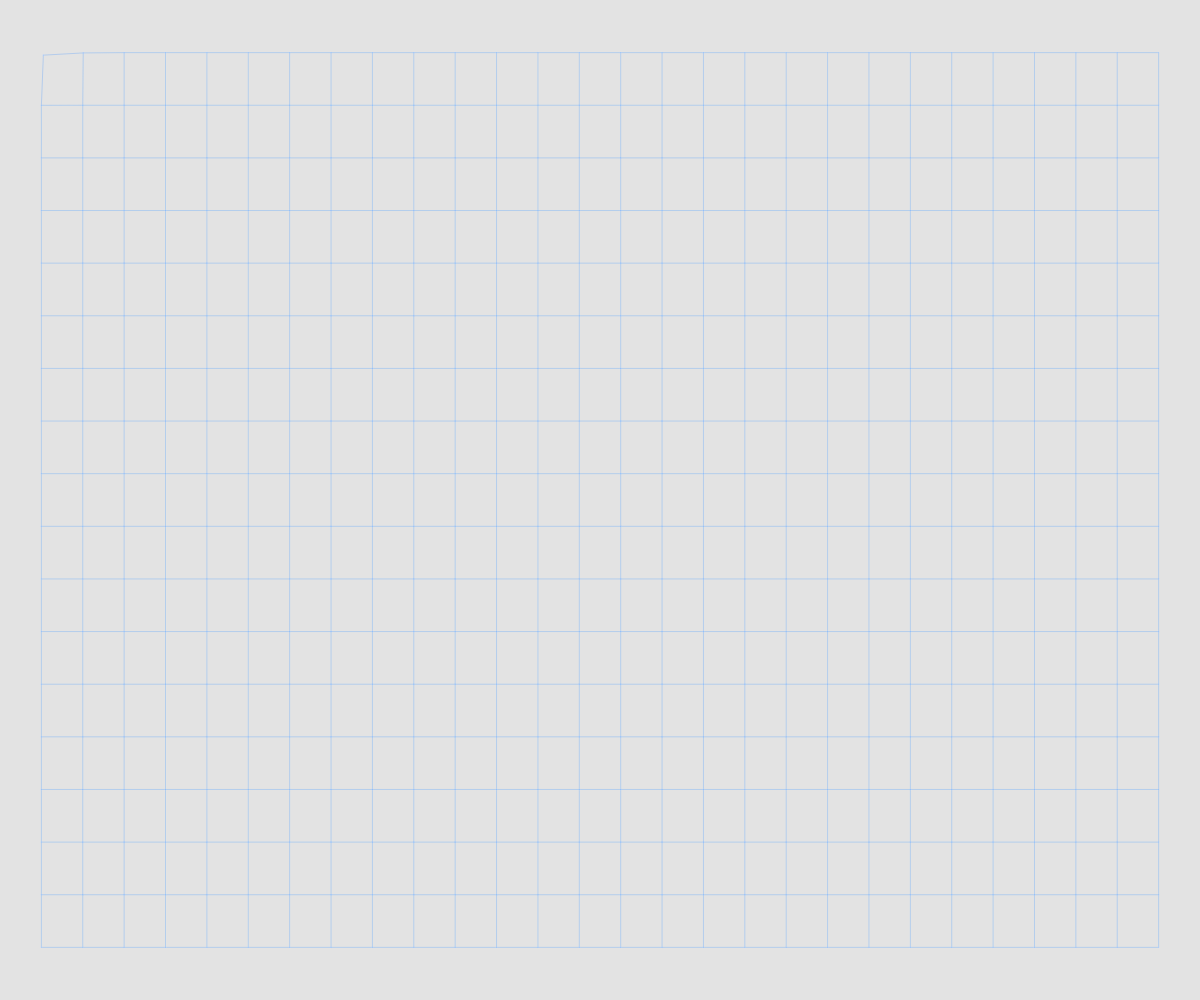
Frame 1 (no input)
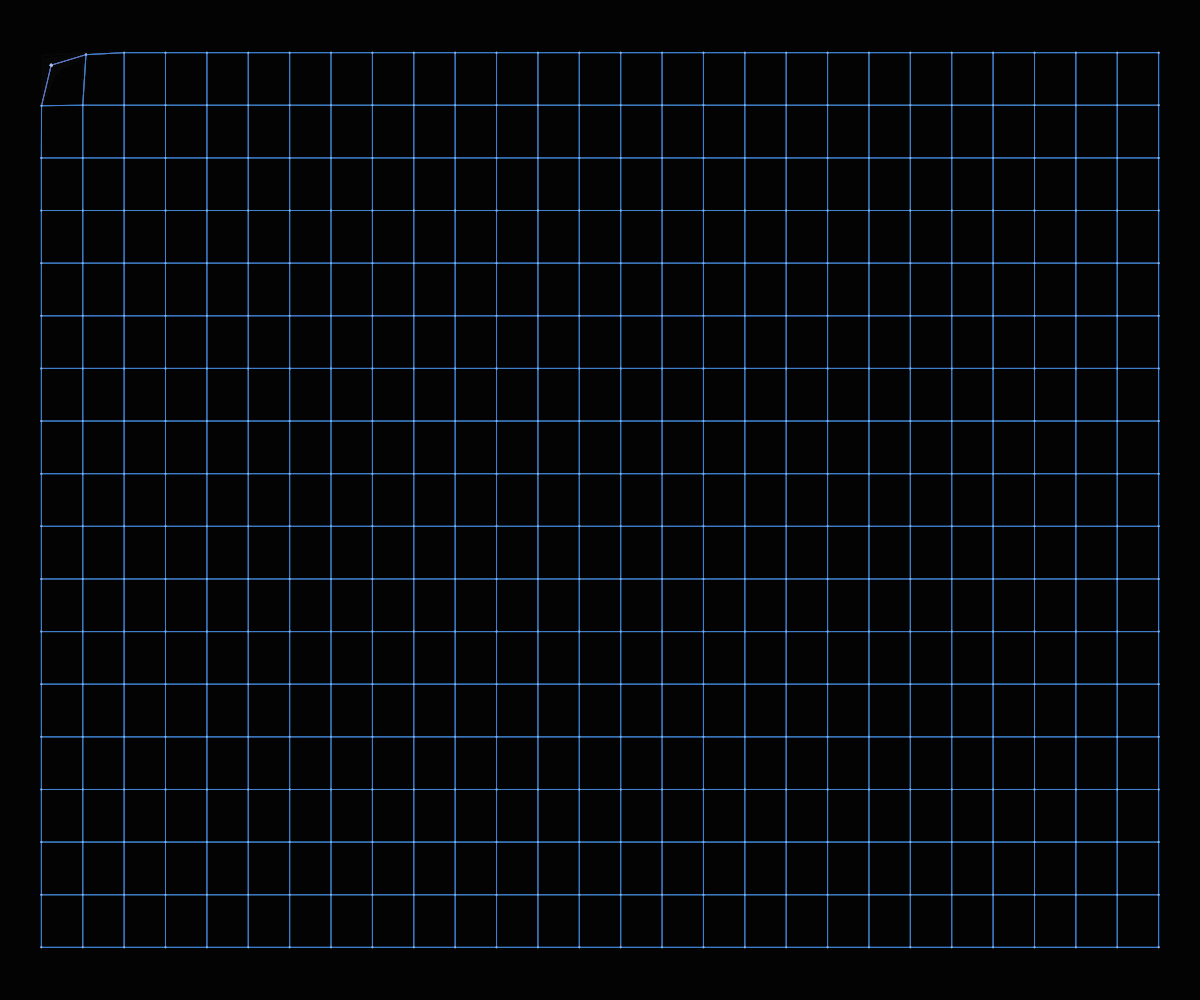
Frame 60 (no input)
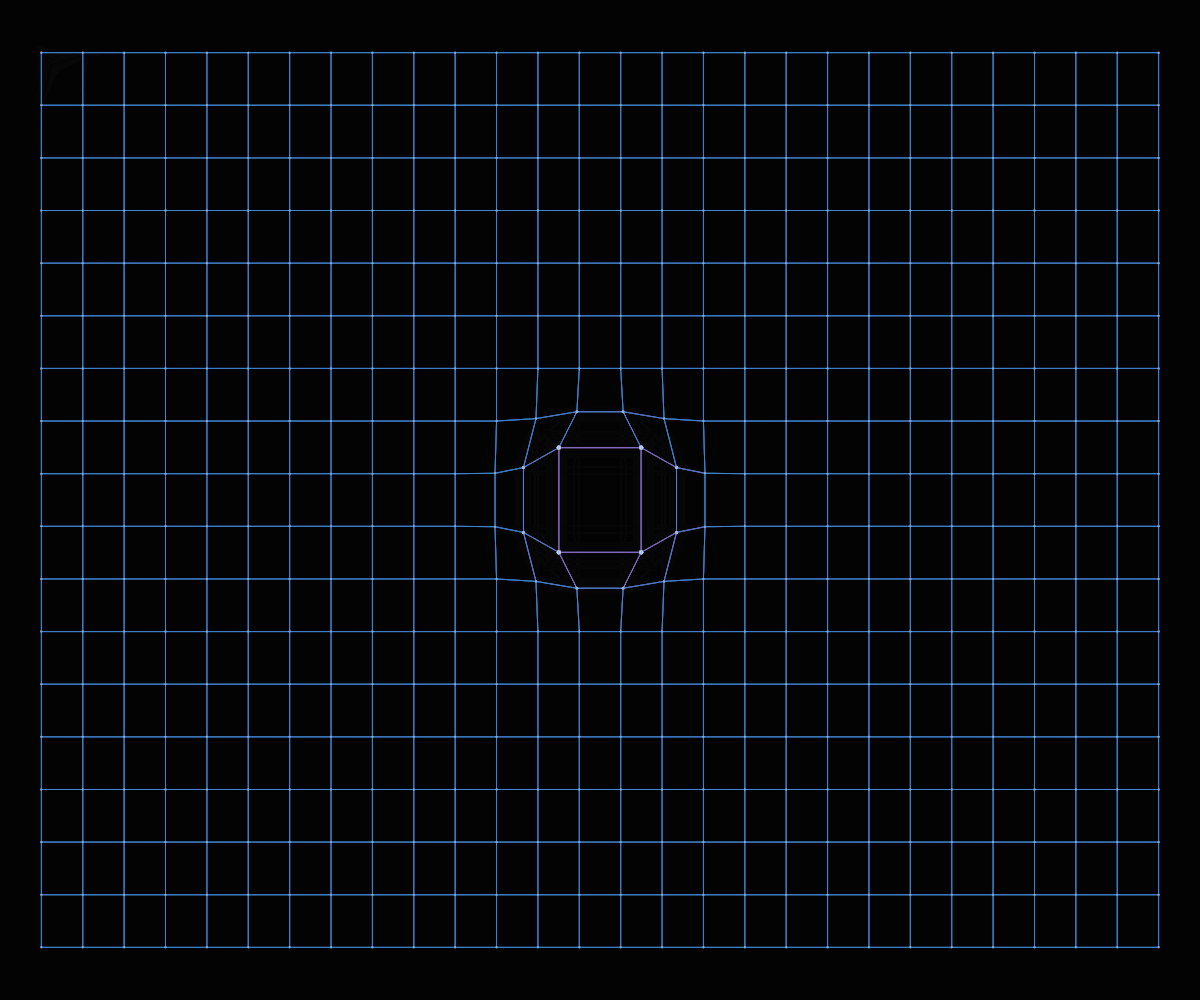
Frame 120 (the mouse pressed at the canvas centre since frame 60)

The p5.js sketch that drew these frames (run headless with seeded random() and noise() and a simulated clock; from frame 60 on, the mouse is pressed at the canvas centre):

// p5.js sketch
// ── sketch.js
const COLS  = 28;    
const ROWS  = 18;    
const K     = 0.12;
const DAMP  = 0.82; 
const RAD   = 120;   
const FORCE = 20;   
let nodes = [];

function setup() {
  createCanvas(windowWidth, windowHeight);
  pixelDensity(1);
  initGrid();
}

function initGrid() {
  nodes = [];
  let gx = width  / (COLS + 1);
  let gy = height / (ROWS + 1);
  for (let r = 0; r < ROWS; r++) {
    for (let c = 0; c < COLS; c++) {
      let hx = gx * (c + 1);
      let hy = gy * (r + 1);
      nodes.push({ x: hx, y: hy, hx, hy, vx: 0, vy: 0, r, c });
    }
  }
}

function draw() {
  background(0, 28);  

  let mx = mouseX, my = mouseY;


  for (let n of nodes) {
    let dx = n.x - mx, dy = n.y - my;
    let d  = sqrt(dx * dx + dy * dy);

  
    if (d < RAD && d > 0.5) {
      let f = FORCE * (1 - d / RAD) * (1 - d / RAD);
      n.vx += f * dx / d;
      n.vy += f * dy / d;
    }

    n.vx += (n.hx - n.x) * K;
    n.vy += (n.hy - n.y) * K;

    n.vx *= DAMP;
    n.vy *= DAMP;
    n.x  += n.vx;
    n.y  += n.vy;
  }

  strokeWeight(0.7);
  noFill();
  for (let n of nodes) {
    let right = nodes[n.r * COLS + n.c + 1];
    let down  = nodes[(n.r + 1) * COLS + n.c];

    let stretch = dist(n.x, n.y, n.hx, n.hy);
    let t = constrain(stretch / 80, 0, 1);
    let col = lerpColor(color(80, 160, 255, 120), color(255, 80, 180, 200), t);
    stroke(col);

    if (right && n.c < COLS - 1) line(n.x, n.y, right.x, right.y);
    if (down  && n.r < ROWS - 1) line(n.x, n.y, down.x,  down.y );
  }

  noStroke();
  for (let n of nodes) {
    let d = dist(n.x, n.y, n.hx, n.hy);
    let s = map(d, 0, 60, 2, 6);
    fill(200, 220, 255, map(d, 0, 60, 80, 230));
    ellipse(n.x, n.y, s, s);
  }
}

function windowResized() {
  resizeCanvas(windowWidth, windowHeight);
  initGrid();
}
